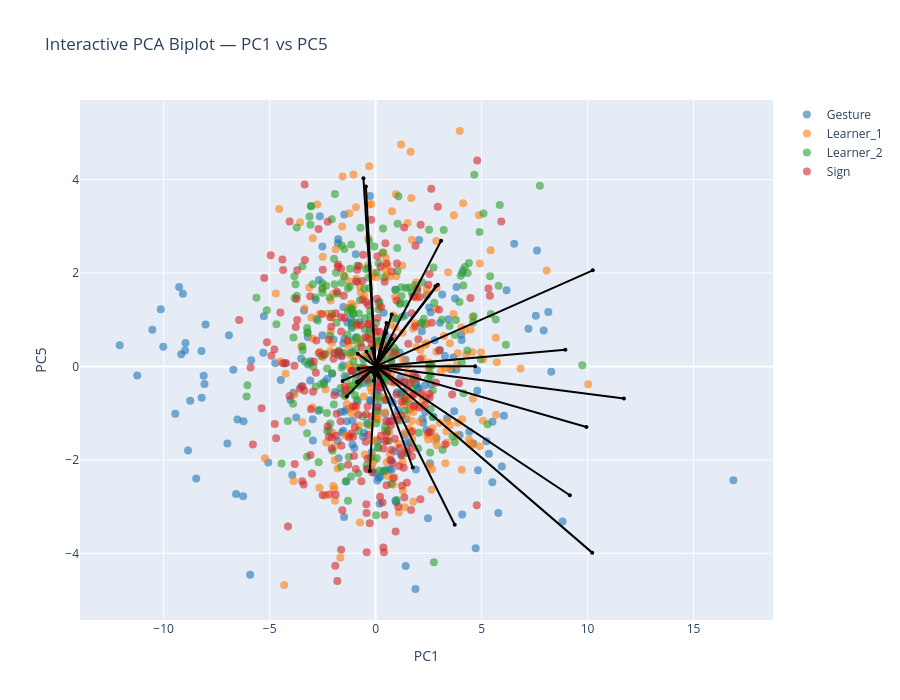

Here is the notebook cell this chart was saved with:
### Markdown cell above
#### Biplot PC1-PC5

### Code cell
#| code-fold: true
#| code-summary: Code to prepare plot

pcs_to_plot = [1, 5]  # PC1–PC2

sig_features_GS = (
    df_sig_vars_GS[
        (df_sig_vars_GS["sig_loading"]) &
        (df_sig_vars_GS["PC"].isin(pcs_to_plot))
    ]["feature"]
    .unique()
)

feature_names = df_clean.columns[:-1]
selected_vars = [feature_names.get_loc(f) for f in sig_features_GS if f in feature_names]

arrow_strength = (
    df_sig_vars_GS[df_sig_vars_GS["PC"].isin(pcs_to_plot)]
    .groupby("feature")["index_loading"]
    .mean()
    .to_dict()
)

interactive_PCA_biplot(
    score=x_new_GS, 
    coeff=loadings_GS, 
    labels=feature_names, 
    y=y, 
    selected_vars=selected_vars, 
    pc_x=pcs_to_plot[0], pc_y=pcs_to_plot[1],
    show_labels=False,
    le=le,
    arrow_strength=arrow_strength
)

# static plot
static_PCA_biplot(
    score=x_new_GS, 
    coeff=loadings_GS, 
    labels=feature_names, 
    y=y, 
    selected_vars=selected_vars, 
    pc_x=pcs_to_plot[0], pc_y=pcs_to_plot[1],
    show_labels=False,
    arrow_strength=arrow_strength,
    le=le,
    save_path=os.path.join(curfolder, "plots", "PCA_GS_all_PC1_5_biplot.png")
)

### Figure 1 — Plotly figure (JSON) as saved in the notebook; plotly's stock layout.template omitted (floating-point values rounded to 4 significant figures; data arrays with more than 128 entries replaced by an {"elided": "..."} marker saying what was removed)
{"data": [{"hoverinfo": "text", "marker": {"color": "#1f77b4", "opacity": 0.6, "size": 8}, "mode": "markers", "name": "Gesture", "showlegend": true, "text": {"elided": "250 str values"}, "type": "scatter", "x": {"elided": "250 float values"}, "y": {"elided": "250 float values"}}, {"hoverinfo": "text", "marker": {"color": "#ff7f0e", "opacity": 0.6, "size": 8}, "mode": "markers", "name": "Learner_1", "showlegend": true, "text": {"elided": "249 str values"}, "type": "scatter", "x": {"elided": "249 float values"}, "y": {"elided": "249 float values"}}, {"hoverinfo": "text", "marker": {"color": "#2ca02c", "opacity": 0.6, "size": 8}, "mode": "markers", "name": "Learner_2", "showlegend": true, "text": {"elided": "247 str values"}, "type": "scatter", "x": {"elided": "247 float values"}, "y": {"elided": "247 float values"}}, {"hoverinfo": "text", "marker": {"color": "#d62728", "opacity": 0.6, "size": 8}, "mode": "markers", "name": "Sign", "showlegend": true, "text": {"elided": "243 str values"}, "type": "scatter", "x": {"elided": "243 float values"}, "y": {"elided": "243 float values"}}, {"hoverinfo": "text", "hovertext": "gross__magnitude__arm_speed_Gmean", "line": {"color": "black"}, "marker": {"size": 4}, "mode": "lines+markers", "showlegend": false, "textposition": "top center", "type": "scatter", "x": [0, 2.838], "y": [0, 1.714]}, {"hoverinfo": "text", "hovertext": "gross__variability__arm_speed_Gstd", "line": {"color": "black"}, "marker": {"size": 4}, "mode": "lines+markers", "showlegend": false, "textposition": "top center", "type": "scatter", "x": [0, 11.72], "y": [0, -0.6869]}, {"hoverinfo": "text", "hovertext": "gross__magnitude__arm_speed_peak_mean", "line": {"color": "black"}, "marker": {"size": 4}, "mode": "lines+markers", "showlegend": false, "textposition": "top center", "type": "scatter", "x": [0, 10.24], "y": [0, 2.056]}, {"hoverinfo": "text", "hovertext": "gross__variability__arm_speed_peak_std", "line": {"color": "black"}, "marker": {"size": 4}, "mode": "lines+markers", "showlegend": false, "textposition": "top center", "type": "scatter", "x": [0, 1.752], "y": [0, -2.165]}, {"hoverinfo": "text", "hovertext": "gross__rhythm__arm_speed_peak_n", "line": {"color": "black"}, "marker": {"size": 4}, "mode": "lines+markers", "showlegend": false, "textposition": "top center", "type": "scatter", "x": [0, -0.88], "y": [0, -0.3353]}, {"hoverinfo": "text", "hovertext": "gross__rhythm__arm_speed_peak_rate", "line": {"color": "black"}, "marker": {"size": 4}, "mode": "lines+markers", "showlegend": false, "textposition": "top center", "type": "scatter", "x": [0, -1.364], "y": [0, -0.6423]}, {"hoverinfo": "text", "hovertext": "gross__rhythm__arm_speed_mod_depth", "line": {"color": "black"}, "marker": {"size": 4}, "mode": "lines+markers", "showlegend": false, "textposition": "top center", "type": "scatter", "x": [0, 8.954], "y": [0, 0.3567]}, {"hoverinfo": "text", "hovertext": "gross__magnitude__arm_acc_Gmean", "line": {"color": "black"}, "marker": {"size": 4}, "mode": "lines+markers", "showlegend": false, "textposition": "top center", "type": "scatter", "x": [0, 4.694], "y": [0, 0.003499]}, {"hoverinfo": "text", "hovertext": "gross__variability__arm_acc_Gstd", "line": {"color": "black"}, "marker": {"size": 4}, "mode": "lines+markers", "showlegend": false, "textposition": "top center", "type": "scatter", "x": [0, 10.22], "y": [0, -3.985]}, {"hoverinfo": "text", "hovertext": "gross__magnitude__arm_acc_peak_mean", "line": {"color": "black"}, "marker": {"size": 4}, "mode": "lines+markers", "showlegend": false, "textposition": "top center", "type": "scatter", "x": [0, 9.947], "y": [0, -1.296]}, {"hoverinfo": "text", "hovertext": "gross__variability__arm_acc_peak_std", "line": {"color": "black"}, "marker": {"size": 4}, "mode": "lines+markers", "showlegend": false, "textposition": "top center", "type": "scatter", "x": [0, 3.734], "y": [0, -3.388]}, {"hoverinfo": "text", "hovertext": "gross__rhythm__arm_acc_peak_n", "line": {"color": "black"}, "marker": {"size": 4}, "mode": "lines+markers", "showlegend": false, "textposition": "top center", "type": "scatter", "x": [0, -0.8093], "y": [0, -0.05172]}, {"hoverinfo": "text", "hovertext": "gross__rhythm__arm_acc_peak_rate", "line": {"color": "black"}, "marker": {"size": 4}, "mode": "lines+markers", "showlegend": false, "textposition": "top center", "type": "scatter", "x": [0, -1.558], "y": [0, -0.3104]}, {"hoverinfo": "text", "hovertext": "gross__rhythm__arm_acc_mod_depth", "line": {"color": "black"}, "marker": {"size": 4}, "mode": "lines+markers", "showlegend": false, "textposition": "top center", "type": "scatter", "x": [0, 9.165], "y": [0, -2.758]}, {"hoverinfo": "text", "hovertext": "gross__magnitude__arm_speed_integral", "line": {"color": "black"}, "marker": {"size": 4}, "mode": "lines+markers", "showlegend": false, "textposition": "top center", "type": "scatter", "x": [0, 2.937], "y": [0, 1.749]}, {"hoverinfo": "text", "hovertext": "gross__rhythm__arm_speed_sampen", "line": {"color": "black"}, "marker": {"size": 4}, "mode": "lines+markers", "showlegend": false, "textposition": "top center", "type": "scatter", "x": [0, -0.842], "y": [0, 0.2695]}, {"hoverinfo": "text", "hovertext": "gross__smoothness__arm_sparc", "line": {"color": "black"}, "marker": {"size": 4}, "mode": "lines+markers", "showlegend": false, "textposition": "top center", "type": "scatter", "x": [0, -0.1558], "y": [0, 0.3841]}, {"hoverinfo": "text", "hovertext": "gross__rhythm__band1_band_power_totalarm", "line": {"color": "black"}, "marker": {"size": 4}, "mode": "lines+markers", "showlegend": false, "textposition": "top center", "type": "scatter", "x": [0, 0.5128], "y": [0, 0.9285]}, {"hoverinfo": "text", "hovertext": "gross__rhythm__band2_centroid_totalarm", "line": {"color": "black"}, "marker": {"size": 4}, "mode": "lines+markers", "showlegend": false, "textposition": "top center", "type": "scatter", "x": [0, -0.1172], "y": [0, -0.1176]}, {"hoverinfo": "text", "hovertext": "gross__rhythm__band3_band_power_totalarm", "line": {"color": "black"}, "marker": {"size": 4}, "mode": "lines+markers", "showlegend": false, "textposition": "top center", "type": "scatter", "x": [0, -0.4331], "y": [0, 0.3145]}, {"hoverinfo": "text", "hovertext": "gross__rhythm__band3_centroid_totalarm", "line": {"color": "black"}, "marker": {"size": 4}, "mode": "lines+markers", "showlegend": false, "textposition": "top center", "type": "scatter", "x": [0, -0.5745], "y": [0, 4.028]}, {"hoverinfo": "text", "hovertext": "gross__rhythm__band3_entropy_totalarm", "line": {"color": "black"}, "marker": {"size": 4}, "mode": "lines+markers", "showlegend": false, "textposition": "top center", "type": "scatter", "x": [0, -0.4574], "y": [0, 3.848]}, {"hoverinfo": "text", "hovertext": "gross__magnitude__bbmv_arms_total", "line": {"color": "black"}, "marker": {"size": 4}, "mode": "lines+markers", "showlegend": false, "textposition": "top center", "type": "scatter", "x": [0, 3.091], "y": [0, 2.691]}, {"hoverinfo": "text", "hovertext": "gross__coordination__arm_coupling", "line": {"color": "black"}, "marker": {"size": 4}, "mode": "lines+markers", "showlegend": false, "textposition": "top center", "type": "scatter", "x": [0, 0.2027], "y": [0, 0.231]}, {"hoverinfo": "text", "hovertext": "gross__proxdist__proximalization_index", "line": {"color": "black"}, "marker": {"size": 4}, "mode": "lines+markers", "showlegend": false, "textposition": "top center", "type": "scatter", "x": [0, -0.1338], "y": [0, -0.133]}, {"hoverinfo": "text", "hovertext": "fine__handshape__fingertip_spread_mean", "line": {"color": "black"}, "marker": {"size": 4}, "mode": "lines+markers", "showlegend": false, "textposition": "top center", "type": "scatter", "x": [0, 0.1366], "y": [0, -0.2192]}, {"hoverinfo": "text", "hovertext": "fine__handshape__thumb_index_mean", "line": {"color": "black"}, "marker": {"size": 4}, "mode": "lines+markers", "showlegend": false, "textposition": "top center", "type": "scatter", "x": [0, 0.073], "y": [0, -0.1526]}, {"hoverinfo": "text", "hovertext": "fine__variability__thumb_index_std", "line": {"color": "black"}, "marker": {"size": 4}, "mode": "lines+markers", "showlegend": false, "textposition": "top center", "type": "scatter", "x": [0, 0.4863], "y": [0, 0.3958]}, {"hoverinfo": "text", "hovertext": "fine__handshape__mcp_tip_mean", "line": {"color": "black"}, "marker": {"size": 4}, "mode": "lines+markers", "showlegend": false, "textposition": "top center", "type": "scatter", "x": [0, 0.08809], "y": [0, -0.1558]}, {"hoverinfo": "text", "hovertext": "fine__variability__thumb_opposition_std", "line": {"color": "black"}, "marker": {"size": 4}, "mode": "lines+markers", "showlegend": false, "textposition": "top center", "type": "scatter", "x": [0, 0.7616], "y": [0, 1.109]}, {"hoverinfo": "text", "hovertext": "fine__handshape__handshape_size_mean", "line": {"color": "black"}, "marker": {"size": 4}, "mode": "lines+markers", "showlegend": false, "textposition": "top center", "type": "scatter", "x": [0, 0.1849], "y": [0, -0.2027]}, {"hoverinfo": "text", "hovertext": "fine__variability__handshape_size_std", "line": {"color": "black"}, "marker": {"size": 4}, "mode": "lines+markers", "showlegend": false, "textposition": "top center", "type": "scatter", "x": [0, 0.2262], "y": [0, -0.00784]}, {"hoverinfo": "text", "hovertext": "fine__variability__handshape_variability", "line": {"color": "black"}, "marker": {"size": 4}, "mode": "lines+markers", "showlegend": false, "textposition": "top center", "type": "scatter", "x": [0, 0.765], "y": [0, 0.5874]}, {"hoverinfo": "text", "hovertext": "fine__magnitude__flexion_speed_mean", "line": {"color": "black"}, "marker": {"size": 4}, "mode": "lines+markers", "showlegend": false, "textposition": "top center", "type": "scatter", "x": [0, 0.4805], "y": [0, 0.7168]}, {"hoverinfo": "text", "hovertext": "fine__variability__flexion_speed_std", "line": {"color": "black"}, "marker": {"size": 4}, "mode": "lines+markers", "showlegend": false, "textposition": "top center", "type": "scatter", "x": [0, 0.2179], "y": [0, 0.3249]}, {"hoverinfo": "text", "hovertext": "fine__coordination__finger_independence", "line": {"color": "black"}, "marker": {"size": 4}, "mode": "lines+markers", "showlegend": false, "textposition": "top center", "type": "scatter", "x": [0, -0.1655], "y": [0, -0.03961]}, {"hoverinfo": "text", "hovertext": "fine__variability__flexion_entropy", "line": {"color": "black"}, "marker": {"size": 4}, "mode": "lines+markers", "showlegend": false, "textposition": "top center", "type": "scatter", "x": [0, -0.05411], "y": [0, 0.06978]}, {"hoverinfo": "text", "hovertext": "gross__rhythm__band1_centroid_totalarm", "line": {"color": "black"}, "marker": {"size": 4}, "mode": "lines+markers", "showlegend": false, "textposition": "top center", "type": "scatter", "x": [0, -0.08231], "y": [0, -0.3085]}, {"hoverinfo": "text", "hovertext": "gross__rhythm__band1_entropy_totalarm", "line": {"color": "black"}, "marker": {"size": 4}, "mode": "lines+markers", "showlegend": false, "textposition": "top center", "type": "scatter", "x": [0, -0.04197], "y": [0, -0.2039]}, {"hoverinfo": "text", "hovertext": "gross__rhythm__band2_band_power_totalarm", "line": {"color": "black"}, "marker": {"size": 4}, "mode": "lines+markers", "showlegend": false, "textposition": "top center", "type": "scatter", "x": [0, -0.2699], "y": [0, -2.239]}, {"hoverinfo": "text", "hovertext": "gross__rhythm__band2_entropy_totalarm", "line": {"color": "black"}, "marker": {"size": 4}, "mode": "lines+markers", "showlegend": false, "textposition": "top center", "type": "scatter", "x": [0, -0.04809], "y": [0, -0.195]}], "layout": {"height": 700, "hovermode": "closest", "title": {"text": "Interactive PCA Biplot — PC1 vs PC5"}, "width": 900, "xaxis": {"title": {"text": "PC1"}}, "yaxis": {"title": {"text": "PC5"}}}}
